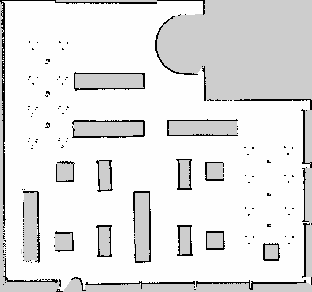
#> input picture examples/bookstore.pgm, 312 x 292 px
$ python -i pgm_enhancer.py   (imports and definitions only)
#> lines starting #> are read from the running program, lines starting #| are printed output that depends on the picture
#> further down, picture is the input picture: shape (292, 312); min 0, max 254, mean 228
"""
PGM Image Enhancement Module

Enhances occupancy map images before wall extraction to reduce noise and gaps,
resulting in cleaner wall segments.

This operates directly on the PGM image file, creating a temporary enhanced version
that is then used for wall extraction. Includes adaptive parameter selection based
on map noise characteristics.
"""

import numpy as np
from scipy import ndimage
import tempfile
import os
from typing import Tuple, Dict


class PGMEnhancer:
    """
    Enhance PGM occupancy maps to reduce noise and fill gaps in walls.

    Applies morphological operations and filtering to create cleaner images
    with more continuous walls and less fragmentation.
    """

    def __init__(
        self,
        closing_size: int = 3,
        closing_iterations: int = 1,
        median_size: int = 3,
        min_component_size: int = 5,
    ):
        """
        Initialize PGM enhancer.

        Args:
            closing_size: Kernel size for morphological closing (default: 3, conservative)
            closing_iterations: Number of closing iterations (default: 1, conservative)
            median_size: Median filter kernel size (default: 3)
            min_component_size: Minimum component size to keep in pixels (default: 5, conservative)
        """
        self.closing_size = closing_size
        self.closing_iterations = closing_iterations
        self.median_size = median_size
        self.min_component_size = min_component_size

    # [145 lines left out: functions analyze_map_noise, get_adaptive_parameters, not called in this run]

    def enhance_pgm(
        self, image_data: np.ndarray, verbose: bool = True, adaptive: bool = False
    ) -> Tuple[np.ndarray, bool]:
        """
        Enhance PGM image to reduce noise and fill gaps.

        Args:
            image_data: Original image data (0-255 grayscale)
            verbose: Print progress information
            adaptive: Use adaptive parameter selection based on map noise analysis

        Returns:
            Tuple of (enhanced_image_data, was_enhanced)
            - enhanced_image_data: Enhanced image data (0-255 grayscale)
            - was_enhanced: True if enhancement was applied, False if skipped
        """
#> called with verbose = True, adaptive = False
        if verbose:
            print("\n" + "─" * 70)
            print("  IMAGE ENHANCEMENT")
            print("─" * 70)

        # Adaptive parameter selection
        enhancement_type = "standard"

        if adaptive:
            noise_metrics = self.analyze_map_noise(image_data)
            adaptive_params = self.get_adaptive_parameters(noise_metrics)

            if verbose:
                noise_level_names = ["CLEAN", "MODERATE", "HEAVY"]
                noise_name = noise_level_names[noise_metrics["noise_level"]]

                if noise_metrics["has_grainy_boundaries"]:
                    print(f"\n  Map Type:      {noise_name} (grainy boundaries)")
                else:
                    print(f"\n  Map Type:      {noise_name}")

            if not adaptive_params["apply_enhancement"]:
                if verbose:
                    print(f"  Action:        No enhancement needed\n")
                return image_data.copy(), False

            self.closing_size = adaptive_params["closing_size"]
            self.closing_iterations = adaptive_params["closing_iterations"]
            self.min_component_size = adaptive_params["min_component_size"]
            enhancement_type = adaptive_params.get("enhancement_type", "standard")

            if verbose:
                if enhancement_type == "boundary_smoothing":
                    print(f"  Strategy:      Boundary smoothing + gap filling")
                else:
                    print(f"  Strategy:      Noise reduction + gap filling")

        enhanced = image_data.copy()
        occupied_mask = (enhanced < 128).astype(np.uint8)
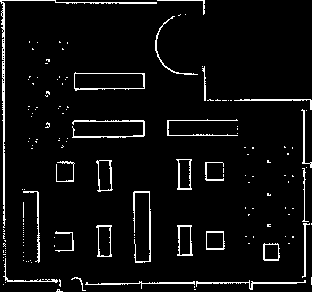
#> occupied_mask: shape (292, 312); values 0 (black) and 1 (white), 5% white in thin lines or dots

        if enhancement_type == "boundary_smoothing":
            pad_size = max(self.closing_size, 3)
            padded_mask = np.pad(
                occupied_mask, pad_size, mode="constant", constant_values=0
            )

            kernel = np.ones((self.closing_size, self.closing_size), dtype=np.uint8)
            smoothed_padded = ndimage.binary_closing(
                padded_mask, structure=kernel, iterations=self.closing_iterations
            ).astype(np.uint8)

            smoothed = smoothed_padded[pad_size:-pad_size, pad_size:-pad_size]
            pixels_smoothed = int(np.sum(smoothed)) - int(np.sum(occupied_mask))

            if self.min_component_size > 0:
                cleaned = self._remove_small_components(
                    smoothed, self.min_component_size
                )
                noise_removed = int(np.sum(smoothed)) - int(np.sum(cleaned))
            else:
                cleaned = smoothed
                noise_removed = 0

            enhanced = np.where(cleaned, 0, 254).astype(np.uint8)

            if verbose:
                print(f"  Gaps filled:   {pixels_smoothed} pixels")
                if noise_removed > 0:
                    print(f"  Noise removed: {noise_removed} pixels")
                else:
                    print(f"  Features:      All preserved")
                print()

        else:
            enhanced = ndimage.median_filter(enhanced, size=self.median_size)
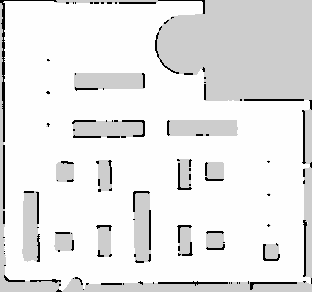
#> enhanced: shape (292, 312); min 0, max 254, mean 230.8
            occupied_mask = (enhanced < 128).astype(np.uint8)
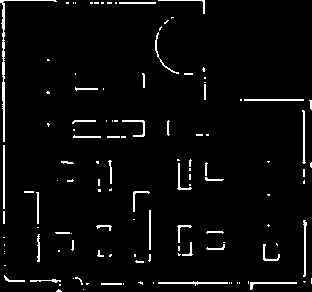
#> occupied_mask: shape (292, 312); values 0 (black) and 1 (white), 3.7% white in thin lines or dots

            pad_size = max(self.closing_size, 3)
            padded_mask = np.pad(
                occupied_mask, pad_size, mode="constant", constant_values=0
            )
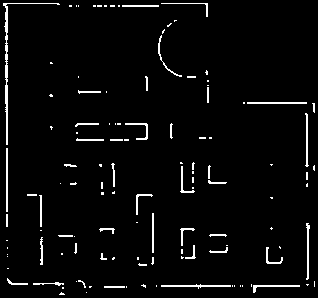
#> padded_mask: shape (298, 318); values 0 (black) and 1 (white), 3.5% white in thin lines or dots

            kernel = np.ones((self.closing_size, self.closing_size), dtype=np.uint8)
            closed_padded = ndimage.binary_closing(
                padded_mask, structure=kernel, iterations=self.closing_iterations
            ).astype(np.uint8)
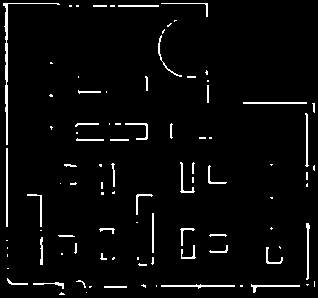
#> closed_padded: shape (298, 318); values 0 (black) and 1 (white), 3.6% white in thin lines or dots

            closed = closed_padded[pad_size:-pad_size, pad_size:-pad_size]
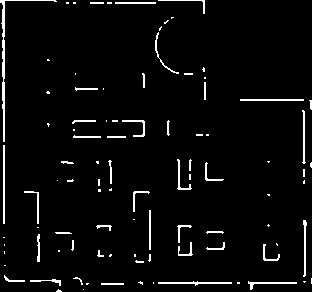
#> closed: shape (292, 312); values 0 (black) and 1 (white), 3.8% white in thin lines or dots
            gaps_filled = int(np.sum(closed)) - int(np.sum(occupied_mask))
#> gaps_filled = 94

            cleaned = self._remove_small_components(closed, self.min_component_size)
            noise_removed = int(np.sum(closed)) - int(np.sum(cleaned))

            enhanced = np.where(cleaned, 0, 254).astype(np.uint8)

            if verbose:
                print(f"  Gaps filled:   {gaps_filled} pixels")
                print(f"  Noise removed: {noise_removed} pixels")
                print()

        return enhanced, True

    def _remove_small_components(
        self, binary_map: np.ndarray, min_size: int
    ) -> np.ndarray:
        """
        Remove small isolated components from binary map.

        Args:
            binary_map: Binary image (0 or 1)
            min_size: Minimum component size to keep

        Returns:
            Cleaned binary image
        """
#> called with min_size = 5
        labeled, num_components = ndimage.label(binary_map)
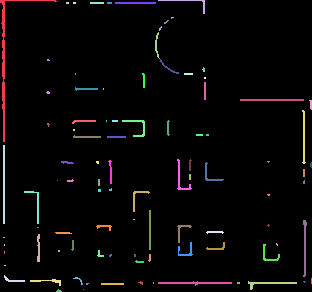
#> labeled: shape (292, 312) int32; 97 distinct labels, from 0 to 96; one colour per label, 0 black
#> num_components = 96

        if num_components == 0:
            return binary_map

        clean_map = np.zeros_like(binary_map)

        for label_id in range(1, num_components + 1):
            component_size = np.sum(labeled == label_id)
            if component_size >= min_size:
                clean_map[labeled == label_id] = 1
#> this loop made 96 passes
#> component_size on passes 1 to 12: 423, 74, 6, 6, 28, 10, 82, 4, 9, 8, 48, 1

        return clean_map.astype(np.uint8)

    # [35 lines left out: function save_enhanced_pgm, not called in this run]

>>> import cv2
>>> picture = cv2.imread('../examples/bookstore.pgm', cv2.IMREAD_GRAYSCALE)
>>> result = PGMEnhancer().enhance_pgm(picture)
#> in enhance_pgm, `noise_removed = int(np.sum(closed)) - int(np.sum(cleaned))`: noise_removed = 52
#> in enhance_pgm, `enhanced = np.where(cleaned, 0, 254).astype(np.uint8)`: enhanced: shape (292, 312); values 0 (black) and 254 (white), 96.3% white; black in thin lines or dots
#|   Gaps filled:   94 pixels
#|   Noise removed: 52 pixels

$ run again, on examples/small_house.pgm
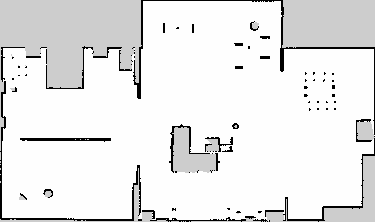
#> input picture examples/small_house.pgm, 375 x 222 px
#> picture is the input picture: shape (222, 375); min 0, max 254, mean 232.3
#> in enhance_pgm, `occupied_mask = (enhanced < 128).astype(np.uint8)`:
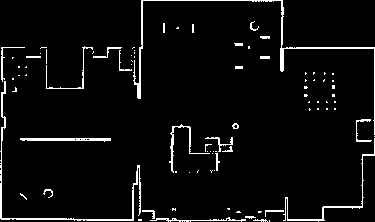
#> occupied_mask: shape (222, 375); values 0 (black) and 1 (white), 4.6% white in thin lines or dots
#> padded_mask: shape (228, 381); values 0 (black) and 1 (white), 3.6% white in thin lines or dots
#> closed_padded: shape (228, 381); values 0 (black) and 1 (white), 3.8% white in thin lines or dots
#> closed: shape (222, 375); values 0 (black) and 1 (white), 3.9% white in thin lines or dots
#> gaps_filled = 98
#> in _remove_small_components, `labeled, num_components = ndimage.label(binary_map)`:
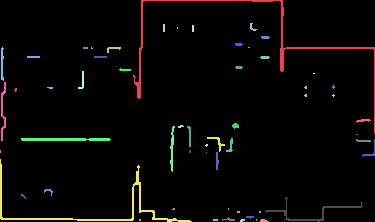
#> labeled: shape (222, 375) int32; 58 distinct labels, from 0 to 57; one colour per label, 0 black
#> num_components = 57
#> the loop in _remove_small_components, `for label_id in range(1, num_components + 1):` made 57 passes
#> component_size on passes 1 to 8: 879, 23, 16, 14, 2, 24, 21, 73
#> noise_removed = 27
#|   Gaps filled:   98 pixels
#|   Noise removed: 27 pixels
